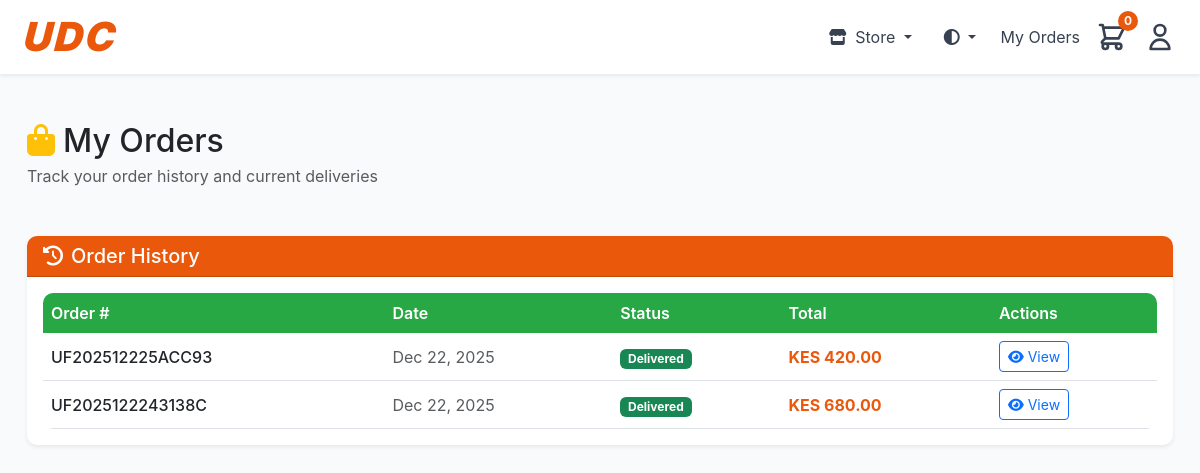
The app's page /orders/ (signed in) with its own data.
### urbanfoods/models.py (models this page shows, shortened)
class Order(models.Model):
    STATUS_CHOICES = [
        ('pending', ' Pending'),
        ('preparing', ' Preparing'),
        ('out_for_delivery', ' Out for Delivery'),
        ('delivered', ' Delivered'),
        ('cancelled', ' Cancelled'),
    ]
    order_number = models.CharField(max_length=20, unique=True, editable=False)
    user = models.ForeignKey(User, on_delete=models.CASCADE, related_name='orders')
    status = models.CharField(max_length=20, choices=STATUS_CHOICES, default='pending')
    hostel = models.CharField(max_length=100)
    room_number = models.CharField(max_length=50)
    phone_number = models.CharField(max_length=15)
    delivery_notes = models.TextField(blank=True)
    subtotal = models.DecimalField(max_digits=10, decimal_places=2)
    delivery_fee = models.DecimalField(max_digits=10, decimal_places=2, default=0)
    total = models.DecimalField(max_digits=10, decimal_places=2)
    created_at = models.DateTimeField(auto_now_add=True)
    updated_at = models.DateTimeField(auto_now=True)
    estimated_delivery = models.DateTimeField(null=True, blank=True)
    delivered_at = models.DateTimeField(null=True, blank=True)
    cancellation_reason = models.TextField(blank=True)
    rating = models.IntegerField(null=True, blank=True, validators=[MinValueValidator(1), MinValueValidator(5)])
    review = models.TextField(blank=True)
    class Meta:
        ordering = ['-created_at']

### urbanfoods/views.py (the view)
# urls.py: path('orders/', views.my_orders, name='my_orders'),
@login_required
def my_orders(request):
    orders = Order.objects.filter(user=request.user).prefetch_related('items')
    active_orders = orders.exclude(status__in=['delivered', 'cancelled'])
    order_history = orders.filter(status__in=['delivered', 'cancelled'])
    context = {
        'active_orders': active_orders,
        'order_history': order_history,
    }
    return render(request, 'my_orders.html', context)

### urbanfoods/context_processors.py (called while the page is built)
def store_type(request):
    return {
        'store_type': request.session.get('store_type', 'food')
    }

### urbanfoods/templates/my_orders.html (shortened to what this page needs)
{% extends 'base.html' %}
{% load static %}
{% block content %}
<div class="container-fluid py-4">
    <div class="row mb-4">
        <div class="col-12">
            <div class="d-flex justify-content-between align-items-center mb-4">
                <div>
                    <h1 class="h2 mb-1 text-dark"><i class="fas fa-shopping-bag text-warning me-2"></i>My Orders</h1>
                    <p class="text-muted mb-0">Track your order history and current deliveries</p>
                </div>
            </div>
        </div>
    </div>
    <div class="row">
        <div class="col-12">
            <div class="card shadow-sm border-0">
                <div class="card-header text-white" style="background-color: #ea580c;">
                    <h5 class="mb-0"><i class="fas fa-history me-2"></i>Order History</h5>
                </div>
                <div class="card-body">
                    {% if order_history %}
                    <div class="table-responsive">
                        <table class="table table-hover mb-0">
                            <thead class="table-light">
                                <tr>
                                    <th class="border-0 fw-semibold">Order #</th>
                                    <th class="border-0 fw-semibold">Date</th>
                                    <th class="border-0 fw-semibold">Status</th>
                                    <th class="border-0 fw-semibold">Total</th>
                                    <th class="border-0 fw-semibold">Actions</th>
                                </tr>
                            </thead>
                            <tbody>
                                {% for order in order_history %}
                                <tr class="align-middle">
                                    <td class="fw-medium">{{ order.order_number }}</td>
                                    <td class="text-muted">{{ order.created_at|date:"M d, Y" }}</td>
                                    <td>
                                        <span class="badge
                                            {% if order.status == 'delivered' %}bg-success
                                            {% elif order.status == 'cancelled' %}bg-danger
                                            {% else %}bg-secondary{% endif %}">
                                            {{ order.get_status_display }}
                                        </span>
                                    </td>
                                    <td class="fw-bold" style="color: #ea580c;">KES {{ order.total }}</td>
                                    <td>
                                        <a href="{% url 'order_detail' order.order_number %}" class="btn btn-outline-primary btn-sm">
                                            <i class="fas fa-eye me-1"></i>View
                                        </a>
                                    </td>
                                </tr>
                                {% endfor %}
                            </tbody>
                        </table>
                    </div>
                    {% endif %}
                </div>
            </div>
        </div>
    </div>
</div>
{% endblock %}

### static/styles.css (style rules this page uses)
body { font-family: 'Segoe UI', Tahoma, Geneva, Verdana, sans-serif; background-color: #f8f9fa; transition: background-color 0.3s ease, color 0.3s ease; }
.card { border: none; border-radius: 10px; box-shadow: 0 2px 10px rgba(0,0,0,0.1); transition: transform 0.2s; }
.card-header { background-color: #28a745; color: white; border-radius: 10px 10px 0 0 !important; }
.table { border-radius: 10px; overflow: hidden; }
.table thead th { background-color: #28a745; color: white; border: none; }
.badge { font-size: 0.75em; }
.shadow-sm { box-shadow: 0 0.125rem 0.25rem rgba(0, 0, 0, 0.075) !important; }

### urbanfoods/templates/base.html (style rules this page uses)
:root { --bs-primary: #ea580c; --bs-primary-rgb: 234, 88, 12; }
body { background-color: #f9fafb; font-family: -apple-system, BlinkMacSystemFont, 'Segoe UI', Roboto, 'Helvetica Neue', Arial, sans-serif; }

### records on screen
Order: order_number "UF202512225ACC93", created_at "Dec 22, 2025", status "Delivered", total "420.00"
Order: order_number "UF2025122243138C", created_at "Dec 22, 2025", status "Delivered", total "680.00"
